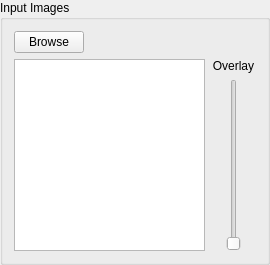
           <widget class="QGroupBox" name="groupBox_exTester_inputImages">
            <property name="maximumSize">
             <size>
              <width>270</width>
              <height>16777215</height>
             </size>
            </property>
            <property name="title">
             <string>Input Images</string>
            </property>
            <layout class="QVBoxLayout" name="verticalLayout_52">
             <item>
              <layout class="QHBoxLayout" name="horizontalLayout_29">
               <item>
                <widget class="QPushButton" name="pushButton_exTester_inputDir">
                 <property name="minimumSize">
                  <size>
                   <width>70</width>
                   <height>0</height>
                  </size>
                 </property>
                 <property name="maximumSize">
                  <size>
                   <width>70</width>
                   <height>16777215</height>
                  </size>
                 </property>
                 <property name="text">
                  <string>Browse</string>
                 </property>
                </widget>
               </item>
               <item>
                <widget class="QLabel" name="label_exTester_inputImages">
                 <property name="text">
                  <string/>
                 </property>
                 <property name="wordWrap">
                  <bool>true</bool>
                 </property>
                </widget>
               </item>
              </layout>
             </item>
             <item>
              <layout class="QHBoxLayout" name="horizontalLayout_38">
               <item>
                <widget class="QListWidget" name="listWidget_exTester_inputImages"/>
               </item>
               <item>
                <layout class="QVBoxLayout" name="verticalLayout_41">
                 <item>
                  <widget class="QLabel" name="label_exTester_overlay">
                   <property name="minimumSize">
                    <size>
                     <width>45</width>
                     <height>0</height>
                    </size>
                   </property>
                   <property name="maximumSize">
                    <size>
                     <width>50</width>
                     <height>16777215</height>
                    </size>
                   </property>
                   <property name="text">
                    <string>Overlay</string>
                   </property>
                   <property name="alignment">
                    <set>Qt::AlignCenter</set>
                   </property>
                  </widget>
                 </item>
                 <item>
                  <layout class="QHBoxLayout" name="horizontalLayout_37">
                   <item>
                    <spacer name="horizontalSpacer_33">
                     <property name="orientation">
                      <enum>Qt::Horizontal</enum>
                     </property>
                     <property name="sizeHint" stdset="0">
                      <size>
                       <width>17</width>
                       <height>20</height>
                      </size>
                     </property>
                    </spacer>
                   </item>
                   <item>
                    <widget class="QSlider" name="verticalSlider_exTester_overlay">
                     <property name="minimumSize">
                      <size>
                       <width>0</width>
                       <height>0</height>
                      </size>
                     </property>
                     <property name="maximumSize">
                      <size>
                       <width>16777215</width>
                       <height>16777215</height>
                      </size>
                     </property>
                     <property name="maximum">
                      <number>100</number>
                     </property>
                     <property name="orientation">
                      <enum>Qt::Vertical</enum>
                     </property>
                    </widget>
                   </item>
                   <item>
                    <spacer name="horizontalSpacer_34">
                     <property name="orientation">
                      <enum>Qt::Horizontal</enum>
                     </property>
                     <property name="sizeHint" stdset="0">
                      <size>
                       <width>17</width>
                       <height>20</height>
                      </size>
                     </property>
                    </spacer>
                   </item>
                  </layout>
                 </item>
                </layout>
               </item>
              </layout>
             </item>
            </layout>
           </widget>
